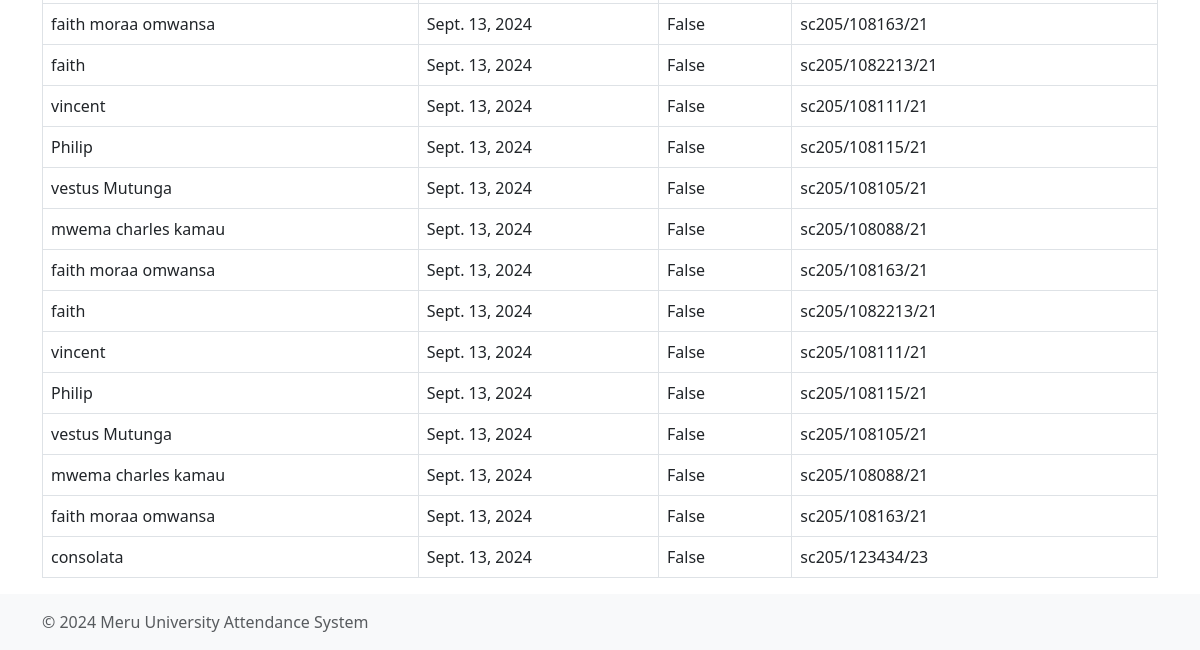
Before: /view/ (lower part) with the older database file.
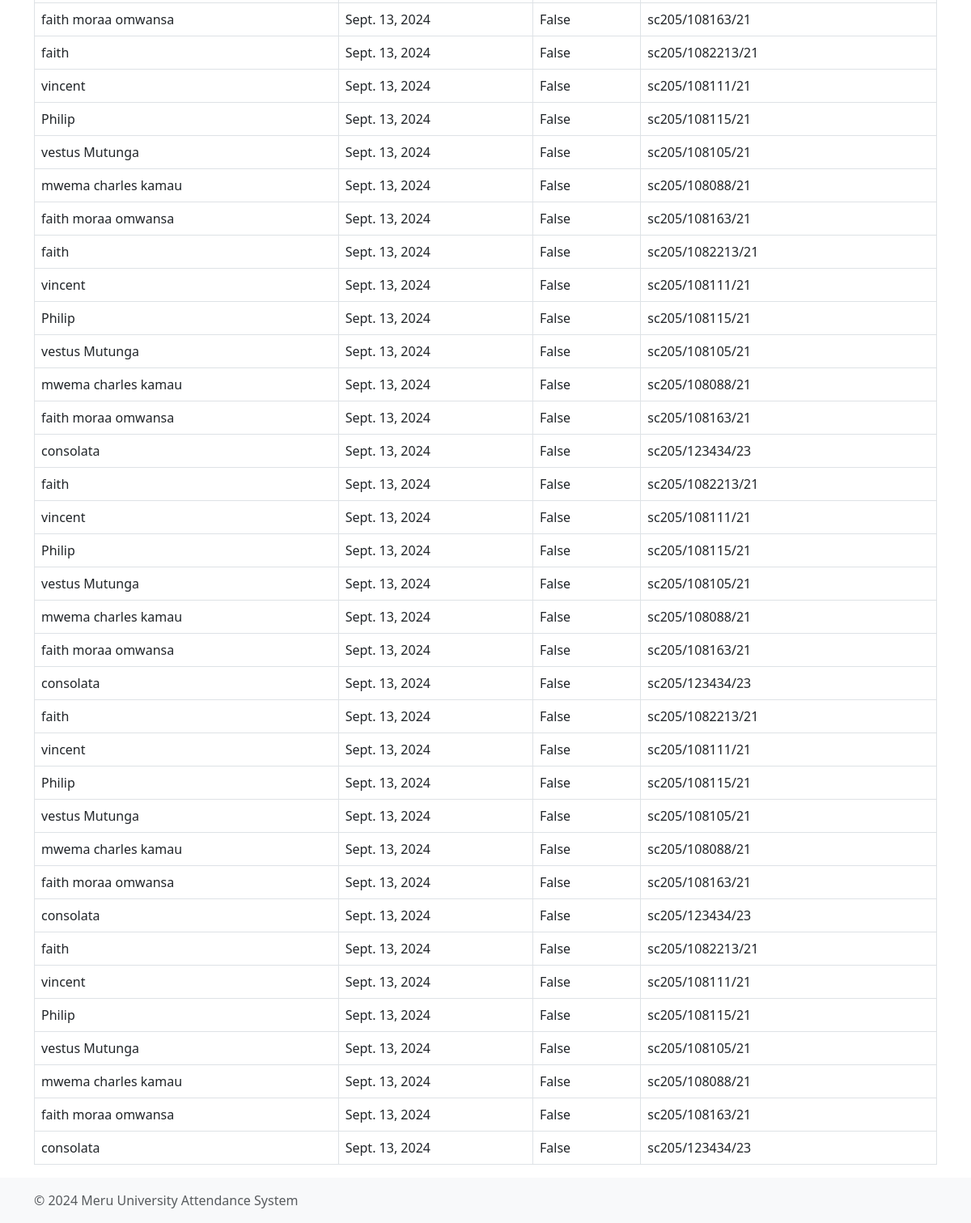
After: the same page with the newer database file.
### attendance/models.py (models this page shows, shortened)
class Attendance(models.Model):
    student = models.ForeignKey(Student, on_delete=models.CASCADE)
    date = models.DateField(default=timezone.now)
    status = models.BooleanField(default=False)

class Student(models.Model):
    name = models.CharField(max_length=100)
    registration_number = models.CharField(max_length=20, unique=True)
    course = models.CharField(max_length=100, default='course')
    department = models.ForeignKey(Department, on_delete=models.CASCADE)

### attendance/views.py (the view)
# urls.py: path('view/', views.view_attendance, name='view_attendance'),
def view_attendance(request):
    records = Attendance.objects.all().order_by('-date')
    return render(request, 'attendance/view_attendance.html', {'records': records})

### attendance/templates/attendance/view_attendance.html (shortened to what this page needs)
{% extends 'base.html' %}
{% block content %}
<table class="table table-bordered" style="background-color: lightGray;">
    <tbody>
        {% for record in records %}
        <tr>
            <td>{{ record.student.name }}</td>
            <td>{{ record.date }}</td>
            <td>{{ record.status }}</td>
            <td> {{record.student.registration_number}}</td>
        </tr>
        {% empty %}
        <tr>
            <td colspan="3">No attendance records available.</td>
        </tr>
        {% endfor %}
    </tbody>
</table>
{% endblock %}

Changed rows visible on the page:
added Attendance: student.name "faith", date "Sept. 13, 2024", status "False", student.registration_number "sc205/1082213/21"
added Attendance: student.name "vincent", date "Sept. 13, 2024", status "False", student.registration_number "sc205/108111/21"
added Attendance: student.name "Philip", date "Sept. 13, 2024", status "False", student.registration_number "sc205/108115/21"
added Attendance: student.name "vestus Mutunga", date "Sept. 13, 2024", status "False", student.registration_number "sc205/108105/21"
added Attendance: student.name "mwema charles kamau", date "Sept. 13, 2024", status "False", student.registration_number "sc205/108088/21"
added Attendance: student.name "faith moraa omwansa", date "Sept. 13, 2024", status "False", student.registration_number "sc205/108163/21"
added Attendance: student.name "consolata", date "Sept. 13, 2024", status "False", student.registration_number "sc205/123434/23"
added Attendance: student.name "faith", date "Sept. 13, 2024", status "False", student.registration_number "sc205/1082213/21"
added Attendance: student.name "vincent", date "Sept. 13, 2024", status "False", student.registration_number "sc205/108111/21"
added Attendance: student.name "Philip", date "Sept. 13, 2024", status "False", student.registration_number "sc205/108115/21"
added Attendance: student.name "vestus Mutunga", date "Sept. 13, 2024", status "False", student.registration_number "sc205/108105/21"
added Attendance: student.name "mwema charles kamau", date "Sept. 13, 2024", status "False", student.registration_number "sc205/108088/21"
added Attendance: student.name "faith moraa omwansa", date "Sept. 13, 2024", status "False", student.registration_number "sc205/108163/21"
added Attendance: student.name "consolata", date "Sept. 13, 2024", status "False", student.registration_number "sc205/123434/23"
added Attendance: student.name "faith", date "Sept. 13, 2024", status "False", student.registration_number "sc205/1082213/21"
added Attendance: student.name "vincent", date "Sept. 13, 2024", status "False", student.registration_number "sc205/108111/21"
added Attendance: student.name "Philip", date "Sept. 13, 2024", status "False", student.registration_number "sc205/108115/21"
added Attendance: student.name "vestus Mutunga", date "Sept. 13, 2024", status "False", student.registration_number "sc205/108105/21"
added Attendance: student.name "mwema charles kamau", date "Sept. 13, 2024", status "False", student.registration_number "sc205/108088/21"
added Attendance: student.name "faith moraa omwansa", date "Sept. 13, 2024", status "False", student.registration_number "sc205/108163/21"
added Attendance: student.name "consolata", date "Sept. 13, 2024", status "False", student.registration_number "sc205/123434/23"
